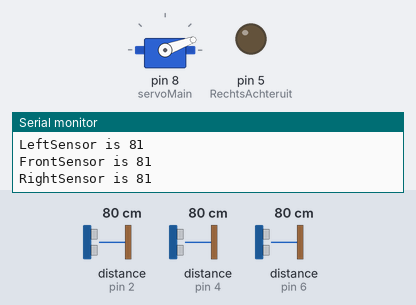
Bench run of a sketch on a simulated Arduino Uno, built with avr-gcc and run on an emulated ATmega328P. Parts: servo, output pins drawn as LEDs (lit = HIGH), the last lines printed to the serial monitor. The inputs (shaded band) are chosen by the test bench; at power-on: distance to the obstacle (sensors on pin 2, pin 4, pin 6) 80 cm. The echo pulse lasts 58.3 µs per cm; pins used as bus, display or sensor lines are not drawn.

Above: at 2.5 s.
2.6 s: distance to the obstacle (sensor on pin 2) set to 2 cm
7.8 s: distance to the obstacle (sensor on pin 4) set to 17 cm
13.0 s: distance to the obstacle (sensor on pin 4) set to 13 cm
At 21.1 s:
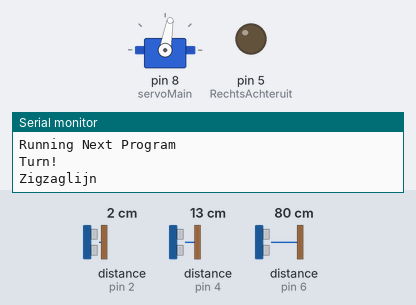
25.7 s: distance to the obstacle (sensor on pin 4) set to 18 cm
At 29.94 s:
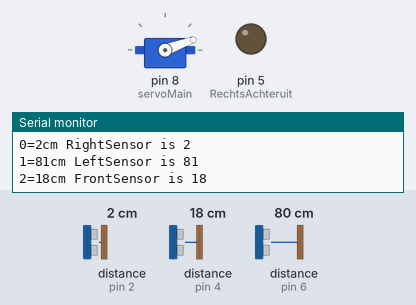
30.9 s: distance to the obstacle (sensor on pin 6) set to 2 cm
Timing chart, 0 to 37.1 s (numbered marks = the images above; inputs shaded):
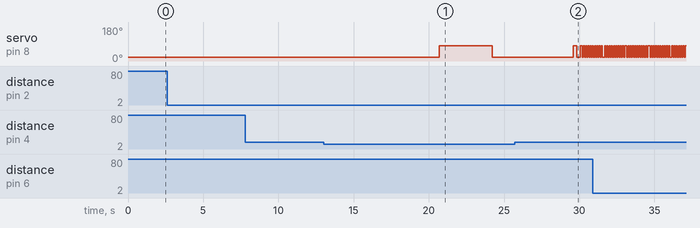

The sketch:

Code_Module2.ino
```cpp
//Libraries Aanspreken
#include <NewPing.h>
#include <Servo.h>

#define SONAR_NUM  3 // Number or sensors.
#define MAX_DISTANCE 500 // Max distance in cm.
#define PING_INTERVAL 500 // Milliseconds between pings.

Servo servoMain;

//RijINTs aanmaken
int LinksVooruit =1;
int LinksAchteruit = 2;
int RechtsVooruit = 4;
int RechtsAchteruit = 5;
int EnableRechts = 3;
int EnableLinks = 0;

int ProgramCount = 1;
int DriveCount = 0;
int ServoStatus = 20;


//Sonarints aanmaken
unsigned long pingTimer[SONAR_NUM]; // When each pings.
unsigned int cm[SONAR_NUM]; // Store ping distances.
uint8_t currentSensor = 0; // Which sensor is active.
long RightSensor;
long LeftSensor;
long FrontSensor;
long duration;
long Distance;
const int trigPin3 = 3;
const int echoPin2 = 4;
const int echoPin1 = 2;
const int echoPin3 = 6;


NewPing sonar[SONAR_NUM] = { // Sensor object array.
  NewPing(3, 2, MAX_DISTANCE),
  NewPing(3, 6, MAX_DISTANCE),
  NewPing(3, 4, MAX_DISTANCE)
};

void setup() {
  // put your setup code here, to run once:

  //setup motors
  pinMode(LinksVooruit, OUTPUT);
  pinMode(LinksAchteruit, OUTPUT);
  pinMode(RechtsVooruit, OUTPUT);
  pinMode(RechtsAchteruit, OUTPUT);
  pinMode(EnableLinks, OUTPUT);
  pinMode(EnableRechts, OUTPUT);

  //setup Sensors
  pinMode(echoPin1, INPUT);
  pinMode(echoPin2, INPUT);
  pinMode(trigPin3, OUTPUT);
  pinMode(echoPin3, INPUT);


  //zorg ervoor dat seriële communicatie enabled is voor de input.
  Serial.begin(9600);
  servoMain.attach(8);

  pingTimer[0] = millis() + 75; // First ping start in ms.
  for (uint8_t i = 1; i < SONAR_NUM; i++)
  pingTimer[i] = pingTimer[i - 1] + PING_INTERVAL;
}

void loop() {
  // put your main code here, to run repeatedly:

  MeasureDistance(500);
  Serial.print("LeftSensor is ");
  Serial.println(LeftSensor);
  Serial.print("FrontSensor is ");
  Serial.println(FrontSensor);
  Serial.print("RightSensor is ");
  Serial.println(RightSensor);
  Serial.println(" ");

  DistanceCheck(500);
  Execute();
}

void MeasureDistance(int DelayVal){

      for (uint8_t i = 0; i < SONAR_NUM; i++) {
        if (millis() >= pingTimer[i]) {
          pingTimer[i] += PING_INTERVAL * SONAR_NUM;
          if (i == 0 && currentSensor == SONAR_NUM - 1){
            oneSensorCycle(); // Do something with results.
          }
          sonar[currentSensor].timer_stop();
          currentSensor = i;
          cm[currentSensor] = 0;
          sonar[currentSensor].ping_timer(echoCheck);
      }
    }
}

void DistanceCheck(int DelayVal){
  if(FrontSensor <= 15 && FrontSensor != 0){
    if (ProgramCount < 4){
      ProgramCount++;
    }
    else{
      ProgramCount = 1;
    }
    DraaiRechts(1500);
    Serial.println("Running Next Program");
    Serial.println("Turn!");
  }
  else
  Vooruit();
}

void echoCheck() { // If ping echo, set distance to array.
  if (sonar[currentSensor].check_timer())
    cm[currentSensor] = sonar[currentSensor].ping_result / US_ROUNDTRIP_CM;
}

void oneSensorCycle() { // Do something with the results.
  for (uint8_t i = 0; i < SONAR_NUM; i++) {
    Serial.print(i);
    Serial.print("=");
    Serial.print(cm[i]);
    Serial.print("cm ");

    switch (i){
      case 0:
      RightSensor = cm[i];
      Serial.print("RightSensor is ");
      Serial.println(RightSensor);
      break;
      case 1:
      LeftSensor = cm[i];
      Serial.print("LeftSensor is ");
      Serial.println(LeftSensor);
      break;
      case 2:
      FrontSensor = cm[i];
      Serial.print("FrontSensor is ");
      Serial.println(FrontSensor);
      break;
    }
  }
  Serial.println();
}

void Execute(){
  switch(ProgramCount){
    case 1:
      Serial.println("Volle Lijn");
      DriveCount = 0;
      servoMain.write(20);
      Vooruit();
      MeasureDistance(500);
      DistanceCheck(500);
      break;
    case 2:
      Serial.println("Stippellijn");
      Vooruit();
      MeasureDistance(500);
      DistanceCheck(500);
      servoStatus();
      break;
    case 3:
      Serial.println("Zigzaglijn");
      DriveZigzag();
      servoMain.write(20);
      break;
    case 4:
      Serial.println("Gestipte ZigZagLijn");
      DriveCount = 0;
      DriveZigzag();
      servoStatus();
      break;
  }
}

  void servoStatus(){
    if(ServoStatus == 20){
      servoMain.write(80);
      ServoStatus = 80;
    }
    else {
      servoMain.write(20);
      ServoStatus = 20;
    }
}

void Drive(int LeftWheel, int RightWheel)
{
 switch(LeftWheel)
 {
  //links wiel vooruit
  case 1:
    digitalWrite(EnableLinks, HIGH);
    digitalWrite(LinksVooruit, HIGH);
    digitalWrite(LinksAchteruit, LOW);
    break;
    //links wiel remt
  case 0:
    digitalWrite(EnableLinks, LOW);
    digitalWrite(LinksVooruit, LOW);
    digitalWrite(LinksAchteruit, LOW);
   break;
   //links wiel achteruit
   case -1:
    digitalWrite(EnableLinks, HIGH);
    digitalWrite(LinksVooruit, LOW);
    digitalWrite(LinksAchteruit, HIGH);
    break;
 }
 switch(RightWheel)
 {
    //Rechts wiel vooruit
    case 1:
    digitalWrite(EnableRechts, HIGH);
    digitalWrite(RechtsVooruit, HIGH);
    digitalWrite(RechtsAchteruit, LOW);
    break;
    //Rechts wiel remt
  case 0:
    digitalWrite(EnableRechts, LOW);
    digitalWrite(RechtsVooruit, LOW);
    digitalWrite(RechtsAchteruit, LOW);
   break;
   //Rechts wiel gaat achteruit
   case -1:
    digitalWrite(EnableRechts, HIGH);
    digitalWrite(RechtsVooruit, LOW);
    digitalWrite(RechtsAchteruit, HIGH);
    break;
 }
}

void Vooruit()
{
  Drive(1,1);
}

void DraaiRechts(int delayVal)
{
  Drive(-1, 1);
  delay(delayVal);
  Stop(1000);
}

void DraaiLinks(int delayVal)
{
  Drive(1, -1);
  delay(delayVal);
  Stop(1000);
}

void DriveZigzag(){
  if (DriveCount < 1){
  do {
  Drive (1,0);
  delay(250);
  Vooruit();
  servoMain.write(20);
  delay(1000);
  Drive (0,1);
  delay(750);
  Vooruit();
  servoMain.write(80);
  delay(1000);
  DriveCount++;
  MeasureDistance(500);
  DistanceCheck(500);
  } while(ProgramCount == 3);
  }
  else {
    do{
    Drive (1,0);
    delay(750);
    Vooruit();
    delay(2000);
    Drive (0,1);
    delay(750);
    Vooruit();
    servoMain.write(80);
    delay(2000);
    DriveCount++;
    MeasureDistance(500);
    DistanceCheck(500);
    } while(ProgramCount == 4);
  }
}
void Stop(int delayVal)
{
  Drive(0,0);
  delay(delayVal);
}
```

Measured:
- the behaviour switches between 16 and 15 cm on distance to the obstacle (sensor on pin 4) (found by bisection; images 0 and 1)
- after the input at 13.0 s, servo on pin 8 (servoMain): 20° → 80° after 7.7 s, → 20° 3.5 s later
- after the input at 25.7 s, servo on pin 8 (servoMain): goes 80° 0.23 s, 20° 0.23 s, 80° 0.15 s, 4 × (20° 0.07 s, 80° 0.07 s), 20° 0.07 s, then 80°, starting after 3.9 s
